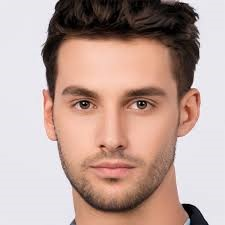
#> input picture image.jpg, 225 x 225 px
$ python -i scott_algorithm_phi_enhanced.py   (imports and definitions only)
#> lines starting #> are read from the running program, lines starting #| are printed output that depends on the picture; after the words box and inside, x2 and y2 are one past the last pixel; in counts of white or black regions, pixels touching at a corner belong together
#> further down, picture is the input picture: shape (225, 225, 3); mean B, G, R 154.1, 162.2, 188.3
"""
PHI-ENHANCED SCOTT ALGORITHM
Integrating Golden Ratio and Fibonacci Sequence for Optimal Image Tracing

Author: Vaughn Scott
Date: January 2026

This enhancement integrates phi-harmonic mathematics into the Scott Algorithm
for superior boundary tracing and path simplification.
"""

import numpy as np
import cv2
from mpmath import mp, mpf
import math

# Set high precision for phi calculations
mp.dps = 100

class PhiEnhancedScottAlgorithm:
    def __init__(self):
        # Golden ratio and related constants
        self.phi = mpf('1.6180339887498948482045868343656381177203091798057628621')
        self.phi_inverse = 1 / self.phi  # 0.618034...
        self.phi_squared = self.phi ** 2  # 2.618034...

        # Fibonacci sequence for adaptive sampling
        self.fibonacci = self._generate_fibonacci(20)

        # Phi-harmonic frequencies for resonance detection
        self.frequencies = {
            'phi_base': float(self.phi * 1000),
            'phi_sqrt': float(mp.sqrt(self.phi) * 1000),
            'triangular': float(60 * self.phi),
            'perpendicular': float(90 * self.phi),
            'angle_bisector': float(30 * self.phi_squared)
        }

        print(f"🌀 Phi-Enhanced Scott Algorithm Initialized")
        print(f"   φ = {float(self.phi):.16f}")
        print(f"   φ⁻¹ = {float(self.phi_inverse):.16f}")
        print(f"   φ² = {float(self.phi_squared):.16f}")

    def _generate_fibonacci(self, n):
        """Generate Fibonacci sequence up to n terms"""
#> called with n = 20
        fib = [1, 1]
        for i in range(2, n):
            fib.append(fib[-1] + fib[-2])
        return fib

    # [15 lines left out: function _calculate_phi_resonance, not called in this run]

    def _fibonacci_adaptive_threshold(self, image_size):
        """
        Use Fibonacci sequence to determine optimal threshold
        based on image dimensions
        """
        # Find closest Fibonacci number to image diagonal
        diagonal = math.sqrt(image_size[0]**2 + image_size[1]**2)

        closest_fib = min(self.fibonacci, key=lambda x: abs(x - diagonal))
        fib_index = self.fibonacci.index(closest_fib)

        # Threshold scales with phi-ratio
        threshold = 128 * (1 + (fib_index / len(self.fibonacci)) * float(self.phi_inverse))

        return min(255, max(0, int(threshold)))

    # [151 lines left out: functions _phi_weighted_distance, _douglas_peucker_phi, _perpendicular_distance_phi, _calculate_segment_resonance, _fibonacci_curvature_detection, _calculate_curvature, not called in this run]

    def trace_boundary_phi(self, image, threshold=None):
        """
        Moore-Neighbor boundary tracing with phi-harmonic optimization
        """
        height, width = image.shape[:2]
#> height = 225; width = 225

        # Use Fibonacci-adaptive threshold if not specified
        if threshold is None:
            threshold = self._fibonacci_adaptive_threshold((width, height))
#> threshold = 179
            print(f"   Fibonacci-adaptive threshold: {threshold}")
#|    Fibonacci-adaptive threshold: 179

        # Binarize image
        if len(image.shape) == 3:
            gray = cv2.cvtColor(image, cv2.COLOR_BGR2GRAY)
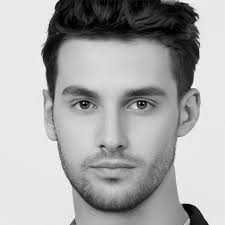
#> gray: shape (225, 225); min 0, max 254, mean 169.1
        else:
            gray = image

        _, binary = cv2.threshold(gray, threshold, 255, cv2.THRESH_BINARY)
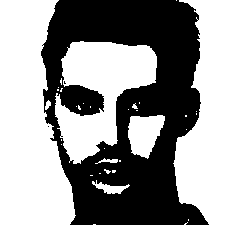
#> binary: shape (225, 225); 56.1% white; 3 black regions (2 under 20 px)

        # Find contours using OpenCV (optimized implementation)
        contours, _ = cv2.findContours(binary, cv2.RETR_EXTERNAL, cv2.CHAIN_APPROX_NONE)
#> contours = 35 contours, 28 with area under 20; largest, box (x1, y1, x2, y2) and area: (0, 0, 76, 225) 12059, (173, 0, 225, 225) 7411, (55, 41, 157, 164) 6508, (128, 115, 165, 159) 1064, (92, 180, 130, 194) 182, (95, 158, 118, 164) 38, (45, 100, 51, 110) 26

        # Convert to point lists
        contour_lists = []
        for contour in contours:
            points = [(int(pt[0][0]), int(pt[0][1])) for pt in contour]
            if len(points) > 10:  # Filter small noise
                contour_lists.append(points)
#> this loop made 35 passes
#> points on passes 1, 3, 5, 6, 9, 11, 12, 13, 14, 15, 17, 18: [(93, 224), (94, 224), (95, 224), (94, 224)], [(188, 219), (188, 220)], [(90, 175), (91, 175), (92, 175), (91, 175)], [(99, 173), (100, 173)], [(119, 160), (119, 161), (120, 161), (120, 160)], [(104, 148)], [(61, 144)], [(61, 139), (61, 140)], [(186, 129)], [(185, 115), (185, 116), (186, 116), (186, 115)], [(196, 113), (196, 114)], [(196, 111)]
#> after the loop, contour_lists = 10 items

        print(f"   Detected {len(contour_lists)} contours")
#|    Detected 10 contours

        return contour_lists

    # [69 lines left out: functions simplify_with_phi, process_image, not called in this run]


# Example usage
# [14 lines not run here, left out]

>>> import cv2
>>> picture = cv2.imread('image.jpg')
>>> result = PhiEnhancedScottAlgorithm().trace_boundary_phi(picture)
#> result = 10 items

$ run again, on Copy of vaughn_scott copy.jpg
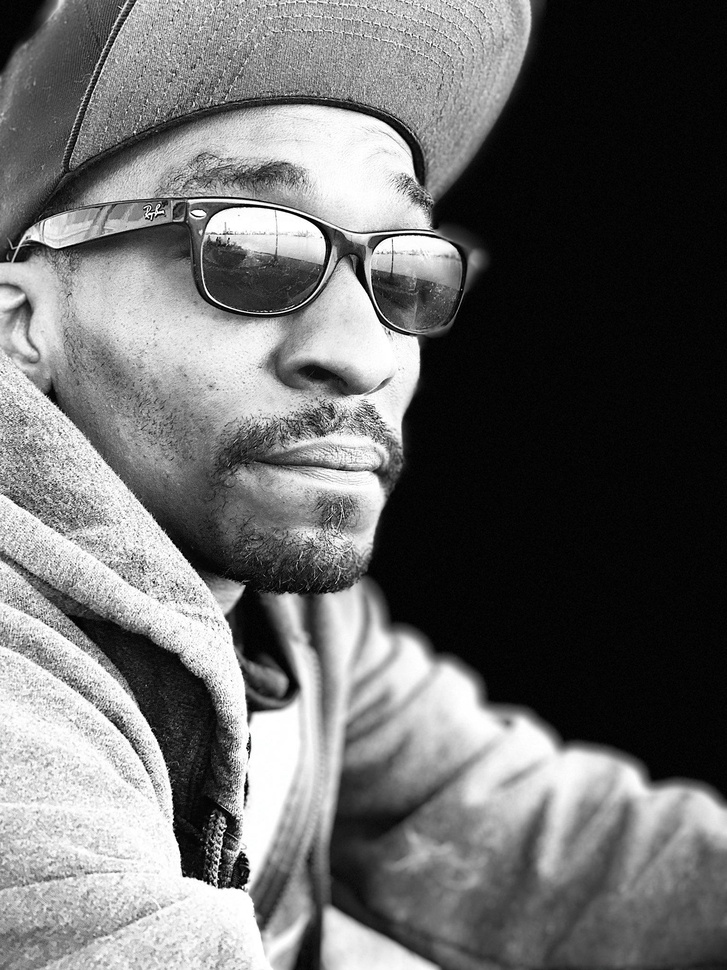
#> input picture Copy of vaughn_scott copy.jpg, 727 x 970 px, shrunk from 1536 x 2048 before the run
#> picture is the input picture: shape (970, 727, 3); mean B, G, R 107.1, 107.1, 107.1
#|    Fibonacci-adaptive threshold: 187
#> in trace_boundary_phi, `_, binary = cv2.threshold(gray, threshold, 255, cv2.THRESH_BINARY)`:
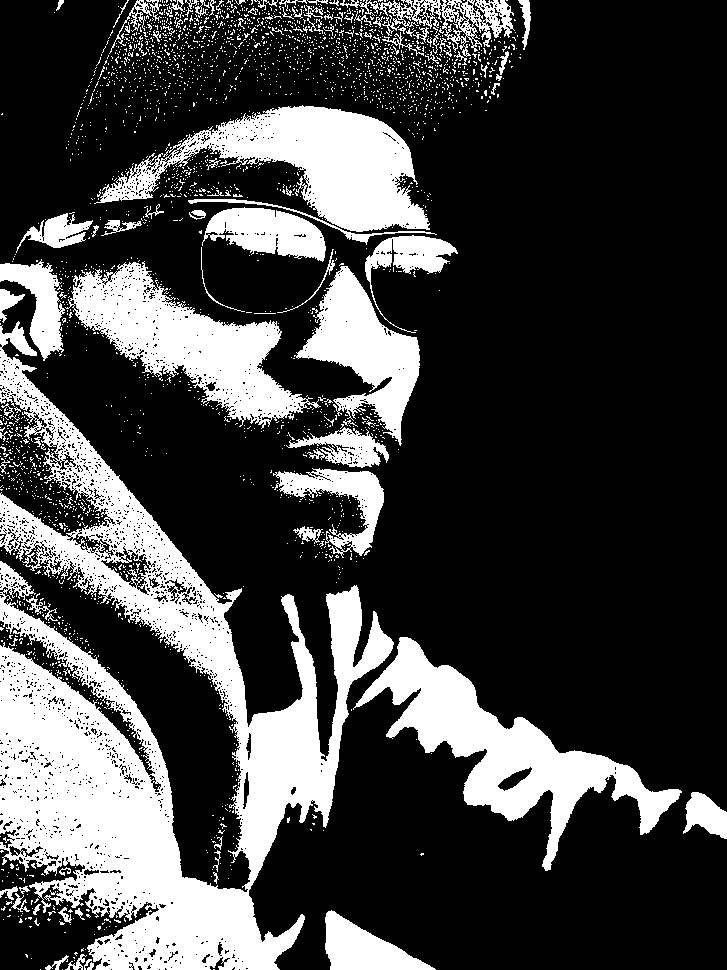
#> binary: shape (970, 727); 26.2% white; 2752 white regions (2650 under 20 px)
#> contours = 2728 contours, 2676 with area under 20; largest, box (x1, y1, x2, y2) and area: (0, 321, 394, 970) 89440, (353, 637, 682, 871) 19042, (94, 105, 430, 232) 17648, (65, 261, 321, 429) 16040, (294, 266, 420, 446) 9010
#> the loop in trace_boundary_phi, `for contour in contours:` made 2728 passes
#> points on passes 1 to 3: [(213, 969), (214, 969)], [(62, 969)], [(40, 969)]
#> after the loop in trace_boundary_phi, `for contour in contours:`: contour_lists = 236 items
#|    Detected 236 contours

$ run again, on fake-2.jpg
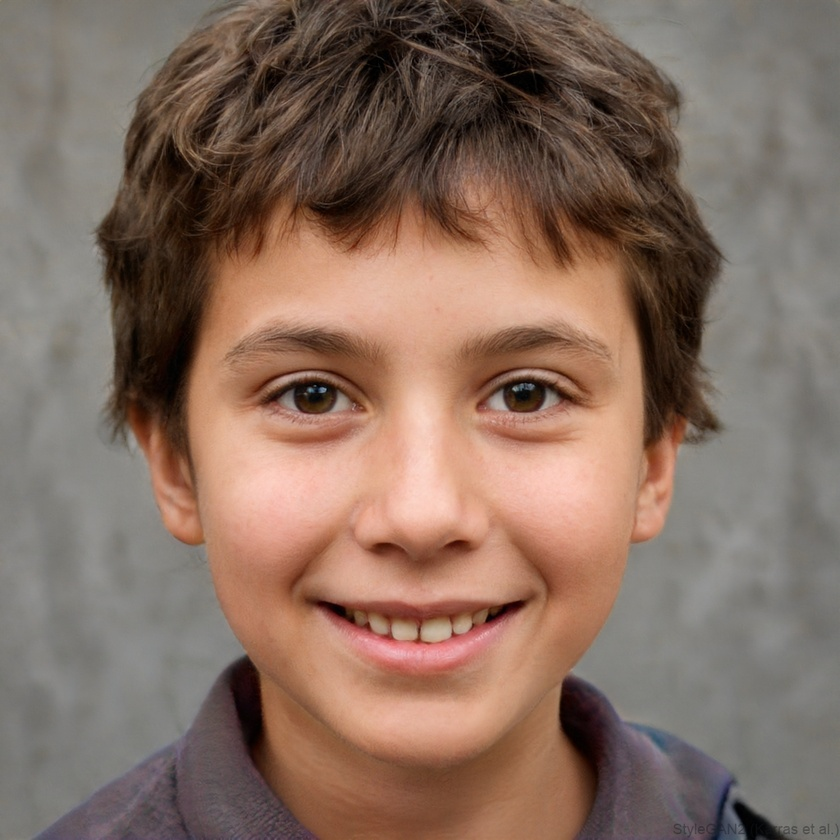
#> input picture fake-2.jpg, 840 x 840 px, shrunk from 1024 x 1024 before the run
#> picture is the input picture: shape (840, 840, 3); mean B, G, R 96.7, 109.8, 133.9
#|    Fibonacci-adaptive threshold: 187
#> in trace_boundary_phi, `gray = cv2.cvtColor(image, cv2.COLOR_BGR2GRAY)`:
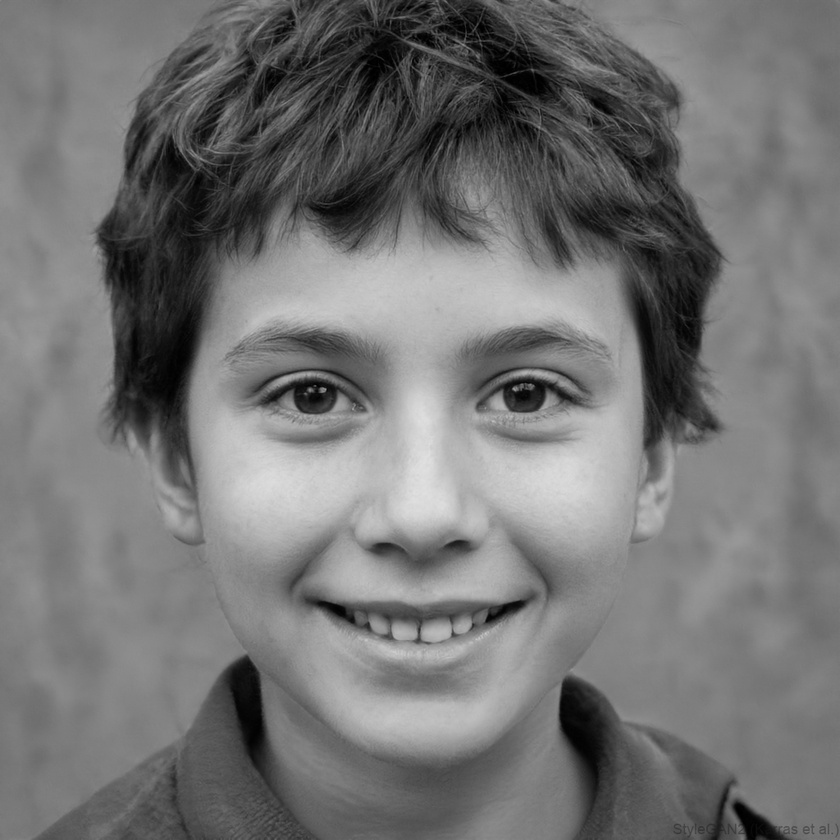
#> gray: shape (840, 840); min 0, max 225, mean 115.5
#> in trace_boundary_phi, `_, binary = cv2.threshold(gray, threshold, 255, cv2.THRESH_BINARY)`:
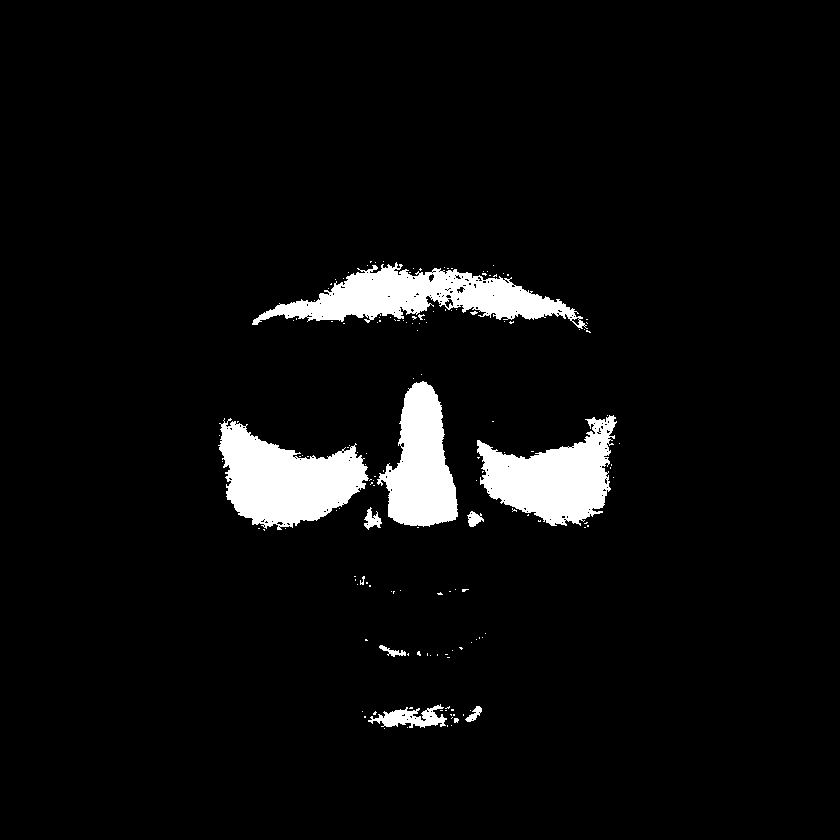
#> binary: shape (840, 840); 5.2% white; 152 white regions (140 under 20 px)
#> contours = 152 contours, 143 with area under 20; largest, box (x1, y1, x2, y2) and area: (218, 418, 369, 530) 9458, (252, 262, 588, 329) 9204, (477, 415, 617, 526) 8284, (377, 381, 458, 527) 6946, (368, 704, 447, 728) 797
#> the loop in trace_boundary_phi, `for contour in contours:` made 152 passes
#> points on passes 1 to 3: [(384, 728)], [(407, 727)], [(451, 725)]
#> after the loop in trace_boundary_phi, `for contour in contours:`: contour_lists = 17 items
#|    Detected 17 contours
